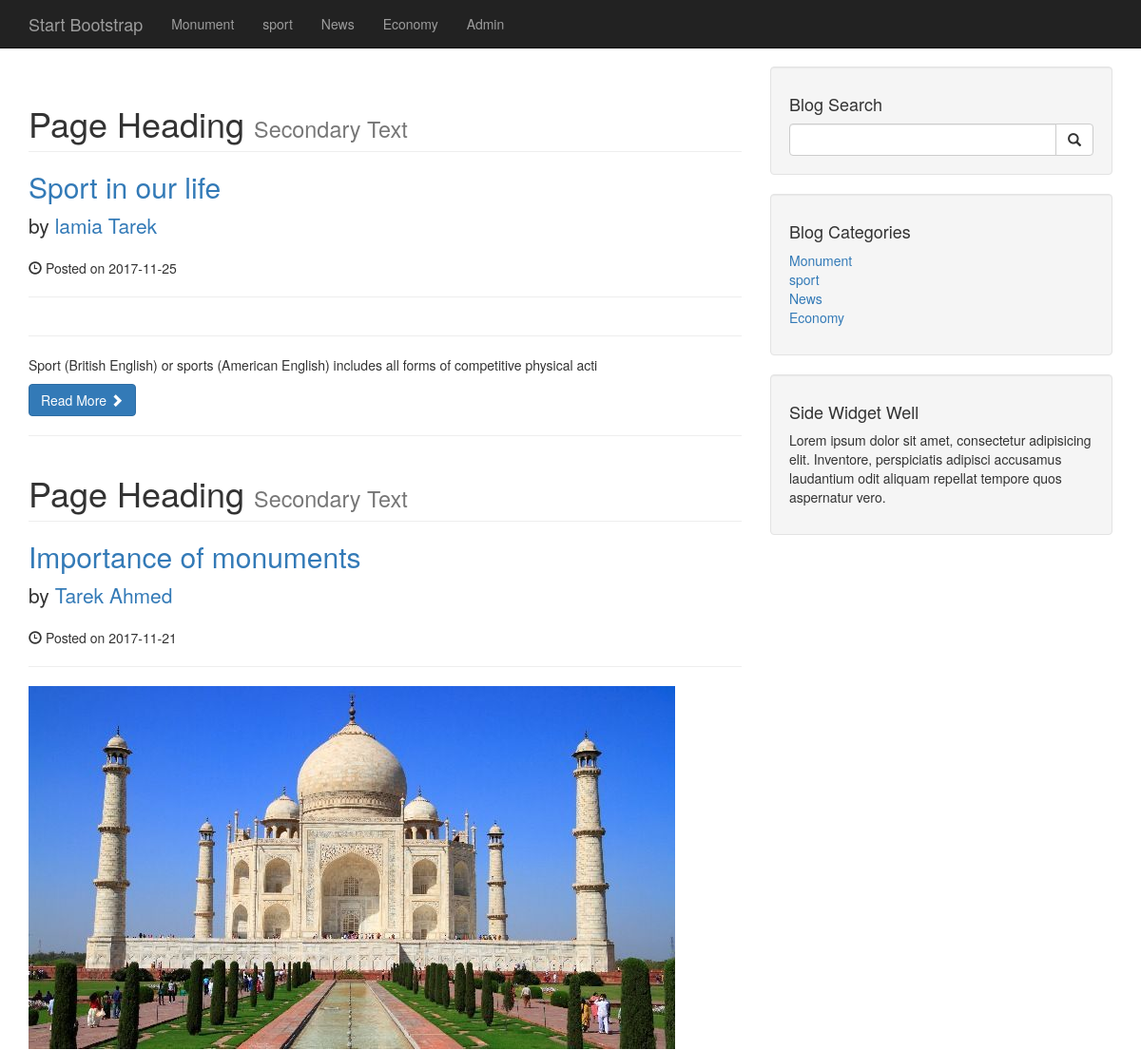
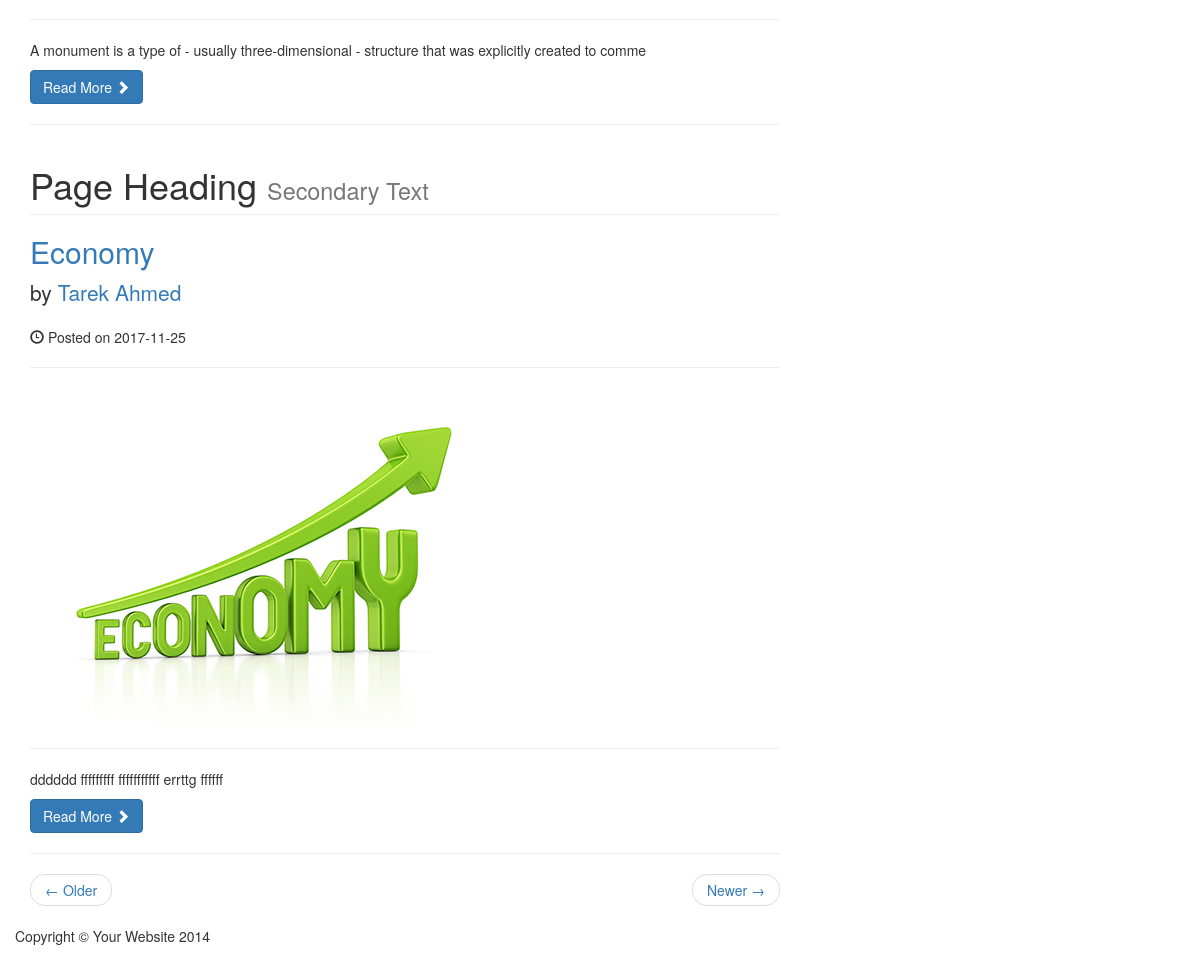
The page / on the database its author committed (2 pictures, top to bottom).
### tables this page shows
CREATE TABLE `categories` (
  `cat_id` int(10) NOT NULL,
  `cat_title` varchar(100) NOT NULL
);

CREATE TABLE `posts` (
  `post_id` int(10) NOT NULL,
  `post_category_id` int(10) NOT NULL,
  `post_author` varchar(255) NOT NULL,
  `post_title` varchar(255) NOT NULL,
  `post_status` varchar(100) NOT NULL,
  `post_image` text NOT NULL,
  `post_tags` varchar(100) NOT NULL,
  `post_content` text NOT NULL,
  `post_comment_count` int(10) NOT NULL,
  `post_date` date NOT NULL,
  `post_views_count` int(10) NOT NULL,
  `post_user` varchar(255) NOT NULL
);

### index.php (the view, shortened to what this page needs)
<?php
include 'includes/db.php';
include 'includes/header.php';
   include 'includes/navigation.php';
     ?>
    <div class="container">
        <div class="row">
            <div class="col-md-8">
              <?php
                $qurey="SELECT * FROM `posts`";
                $run_query=mysqli_query($conn, $qurey);
                while($row_select=mysqli_fetch_array( $run_query)){
                     $post_id=$row_select['post_id'];
                    $post_title=$row_select['post_title'];
                    $post_author=$row_select['post_author'];
                     $post_date=$row_select['post_date'];
                     $post_image=$row_select['post_image'];
                     $post_content=substr($row_select['post_content'],0,100);
                  ?>
                  <h1 class="page-header">
                    Page Heading
                    <small>Secondary Text</small>
                </h1>
                <h2>
                    <a href="#"> <?=$post_title;?></a>
                </h2>
                <p class="lead">
                    by <a href="index.php"><?php echo $post_author;?></a>
                </p>
                <p><span class="glyphicon glyphicon-time"></span> Posted on  <?=$post_date;?></p>
                <hr>
                <img class="img-responsive" src="images/<?php echo $post_image?> " alt="">
                <hr>
                <p><?= $post_content ?></p>
                <a class="btn btn-primary" href="post.php?p_id=<?=$post_id?>">Read More <span class="glyphicon glyphicon-chevron-right"></span></a>
                <hr>
                 <?php }?>
                <ul class="pager">
                    <li class="previous">
                        <a href="#">&larr; Older</a>
                    </li>
                    <li class="next">
                        <a href="#">Newer &rarr;</a>
                    </li>
                </ul>
            </div>
          <?php include 'includes/sidebar.php' ?>
    <?php
            include'includes/footer.php'
            ?>

### includes/header.php (shortened to what this page needs)
<!DOCTYPE html>
<html lang="en">
<head>
    <link href="css/bootstrap.min.css" rel="stylesheet">
    <link href="css/blog-home.css" rel="stylesheet">
</head>
<body>

### includes/navigation.php (shortened to what this page needs)
<nav class="navbar navbar-inverse navbar-fixed-top" role="navigation">
    <div class="container">
        <div class="navbar-header">
            <a class="navbar-brand" href="#">Start Bootstrap</a>
        </div>
        <div class="collapse navbar-collapse" id="bs-example-navbar-collapse-1">
            <ul class="nav navbar-nav">
               <?php
                  $query="SELECT * FROM `categories`";
                   $selectcat=mysqli_query($conn ,$query);
                    while($row=mysqli_fetch_array( $selectcat)){
                        $cat_title=$row['cat_title'];
                        echo"<li> <a href=#>$cat_title</a></li>";
                    }
                ?>
                 <li><a href="admin">Admin</a></li>
            </ul>
        </div>
    </div>
</nav>

### includes/sidebar.php
<div class="col-md-4">
    <div class="well">
        <h4>Blog Search</h4>
    <form method="post" action="search.php">
        <div class="input-group">
            <input type="text" class="form-control" name="search">
           <span class="input-group-btn">
                <button class="btn btn-default" type="submit" name="submit">
                    <span class="glyphicon glyphicon-search"></span>
            </button>
            </span>
        </div>
        </form>
    </div>
    <div class="well">
        <h4>Blog Categories</h4>
        <div class="row">
            <div class="col-lg-6">
                <ul class="list-unstyled">
                    <?php
                  $query="SELECT * FROM `categories`";
                    $run_query=mysqli_query($conn, $query);
                    while($row=mysqli_fetch_assoc($run_query)){
                         $cat_id=$row['cat_id'];
                        $cat_title=$row['cat_title'];
                        echo"<li><a href='category.php?category= $cat_id'>$cat_title</a></li>";
                    }
                    ?>
                </ul>
            </div>
        </div>
    </div>
    <div class="well">
        <h4>Side Widget Well</h4>
        <p>Lorem ipsum dolor sit amet, consectetur adipisicing elit. Inventore, perspiciatis adipisci accusamus laudantium odit aliquam repellat tempore quos aspernatur vero.</p>
    </div>
</div>

### includes/footer.php (shortened to what this page needs)
        <footer>
            <div class="row">
                <div class="col-lg-12">
                    <p>Copyright &copy; Your Website 2014</p>
                </div>
            </div>
        </footer>
    </div>
</body>
</html>

### css/blog-home.css (style rules this page uses)
body { padding-top: 70px; }
footer { margin: 50px 0; }

### rows shown on the page
categories: cat_title "Monument"
categories: cat_title "sport"
categories: cat_title "News"
categories: cat_title "Economy"
posts: post_title "Sport in our life", post_author "lamia Tarek", post_date "2017-11-25", post_content "Sport (British English) or sports (American English) includes all forms of competitive physical acti"
posts: post_title "Importance of monuments", post_author "Tarek Ahmed", post_date "2017-11-21", post_image (picture), post_content "A monument is a type of - usually three-dimensional - structure that was explicitly created to comme"
posts: post_title "Economy", post_author "Tarek Ahmed", post_date "2017-11-25", post_image (picture), post_content "dddddd fffffffff fffffffffff errttg ffffff"
